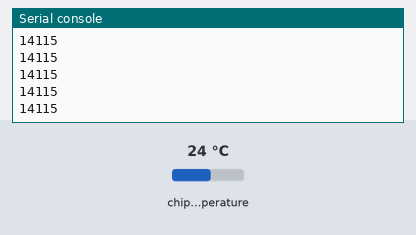
Recording of a program running on a simulated Raspberry Pi Pico running MicroPython. Shown: the last lines printed to the serial console. The inputs (shaded band) are chosen by the test bench; at power-on: chip temperature 24 °C.

Above: at 1.2 s.
1.3 s: chip temperature set to 1 °C
At 1.9 s:
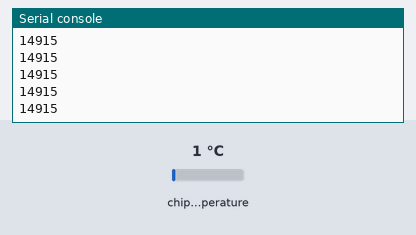
2.8 s: chip temperature set to 11 °C
At 3.4 s:
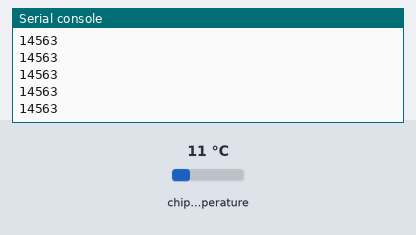
Timing chart, 0 to 5.8 s (numbered marks = the images above; inputs shaded):
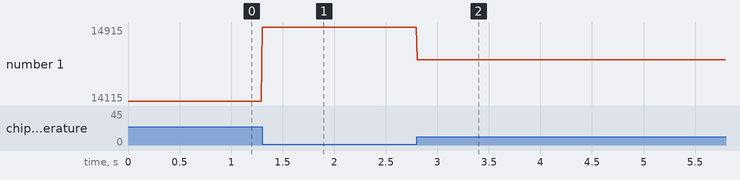

The program:

photoresistor.py
```python
# This file is executed on every boot (including wake-boot from deepsleep)
#import esp
#esp.osdebug(None)
#import webrepl
#webrepl.start()
import machine
import time

photoresistor = machine.ADC(4)

while True:
    value = photoresistor.read_u16()
    print(value)
    time.sleep_ms(10)
```

Measured:
- after the input at 1.3 s, the serial console: prints a new line at once (image 1)
- after the input at 2.8 s, the serial console: prints a new line at once (image 2)
- plotted number 1: 14115 → 14915 after the input at 1.3 s, 14915 → 14563 after the input at 2.8 s
